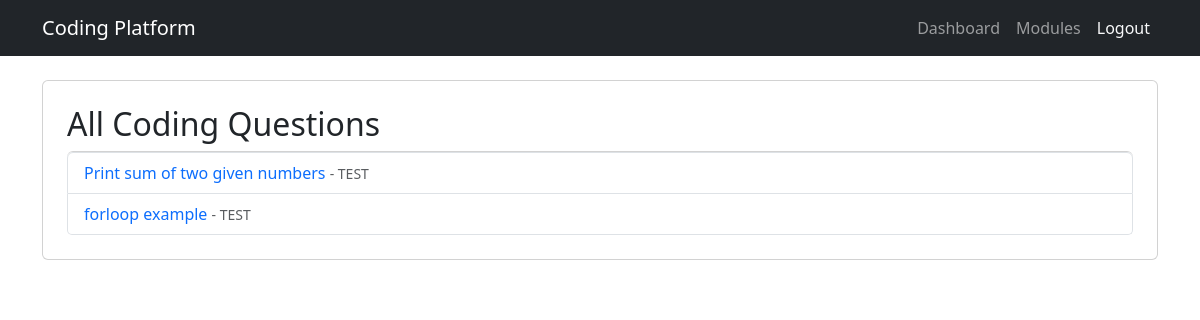
The app's page /questions/ (signed in), older data.
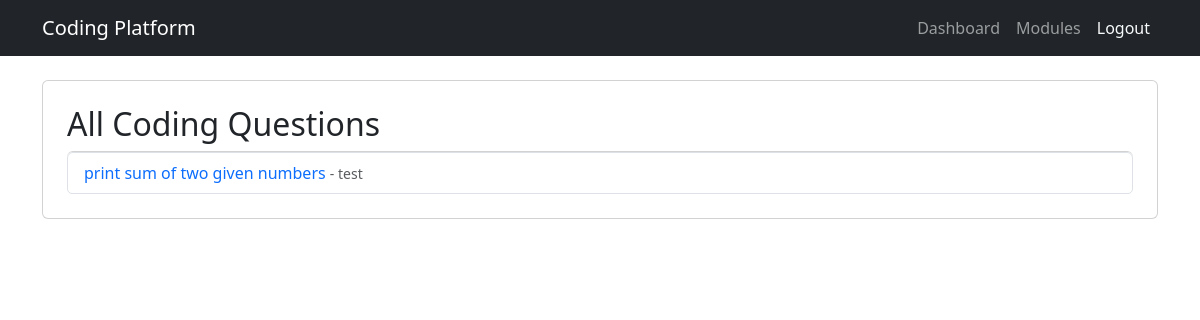
The same page, newer data.
### codingapp/models.py (models this page shows, shortened)
class Question(models.Model):
    title = models.CharField(max_length=200)
    description = models.TextField()
    module = models.ForeignKey(
        Module,
        on_delete=models.CASCADE,
        related_name="questions",
        null=True,
        blank=True
    )
    test_cases = models.JSONField(
        default=list,
        validators=[validate_test_cases],
        help_text="Managed via admin formset; do not edit manually."
    )
    class Meta:
        unique_together = ['module', 'title']

class Module(models.Model):
    title = models.CharField(max_length=255, unique=True)
    slug = models.SlugField(unique=True, blank=True)
    description = models.TextField(blank=True, null=True)
    class Meta:
        ordering = ['title']

### codingapp/views.py (the view)
# urls.py: path('questions/', views.question_list, name='question_list'),
def question_list(request):
    questions = Question.objects.all()
    return render(request, 'codingapp/question_list.html', {'questions': questions})

### codingapp/templates/codingapp/question_list.html (shortened to what this page needs)
{% extends "codingapp/base.html" %}
{% block content %}
    <div class="card p-4">
        <h2>All Coding Questions</h2>
        <ul class="list-group">
            {% for question in questions %}
                <li class="list-group-item">
                    <a href="{% url 'question_detail' question.pk %}" class="text-decoration-none">{{ question.title }}</a>
                    {% if question.module %}
                        <small class="text-muted"> - {{ question.module.title }}</small>
                    {% endif %}
                </li>
            {% empty %}
                <li class="list-group-item text-muted">No questions available.</li>
            {% endfor %}
        </ul>
    </div>
{% endblock %}

Row changes from the older to the newer data that the page shows:
removed Question: title "forloop example", module "TEST"
changed Question: title "Print sum of two given numbers" → "print sum of two given numbers"; module "TEST" → "test"
